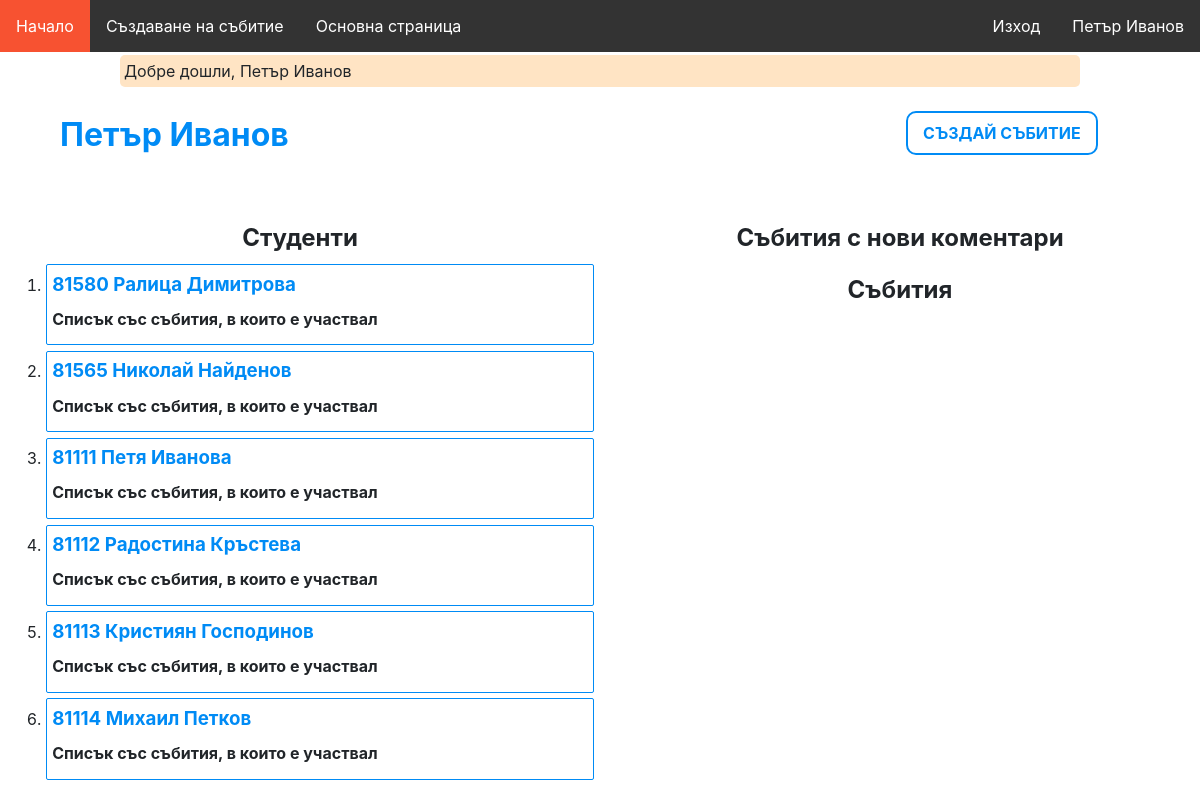
Screenshot of /dashboard (signed in) with the database file from the repository.
### tables this page shows
CREATE TABLE `student` (
  `id` int(11) NOT NULL,
  `first_name` varchar(255) NOT NULL,
  `last_name` varchar(255) NOT NULL,
  `faculty_number` int(11) NOT NULL
);

### app/Services/Auth.php (called while the page is built, shortened)
<?php
class Auth
{
    public static function checkTeacher()
    {
        return array_key_exists('teacherId', $_SESSION) && is_numeric($_SESSION['teacherId']) && !self::checkStudent();
    }
    public static function checkStudent()
    {
        return array_key_exists('fn', $_SESSION) && is_numeric($_SESSION['fn']) && !self::checkTeacher();
    }
    public static function check()
    {
        return self::checkTeacher() || self::checkStudent();
    }
}

### app/routes.php (called while the page is built, shortened)
<?php
$router = new Router();
$router->get('/login', 'AuthController@showLogin');
$router->post('/login', 'AuthController@login');
$router->get('/register', 'AuthController@showRegister');
$router->post('/enter-teacher', 'AuthController@register');
$router->get('/logout', 'AuthController@logout');
$router->get('/studentsLogin', 'AuthController@showStudentsLogin');
$router->post('/studentsLogin', 'AuthController@studentsLogin');
$router->get('/event/create', 'EventsController@create');
$router->post('/event', 'EventsController@store');
$router->get('/event/{id}', 'EventsController@show');
$router->post('/event/{id}/import', 'EventsController@import');
$router->get('/event/{id}/edit', 'EventsController@edit');
$router->put('/event/{id}', 'EventsController@update');
$router->delete('/event/{id}', 'EventsController@delete');
$router->get('/attendance', 'AttendanceController@show');
$router->get('/', 'UsersController@showFrontPage');
$router->post('/front_page', 'HomeController@frontPage_method');
$router->get('/dashboard', 'HomeController@showDashboard');

### core/bootstrap.php (called while the page is built, shortened)
<?php
require_once('helpers.php');
$config['database'] = require_once('../config/database.php');
$config['app'] = require_once('../config/app.php');
require_once('../app/routes.php');

### public/index.php (called while the page is built)
<?php
require_once './../core/bootstrap.php';

### core/Database.php (called while the page is built, shortened)
<?php
class Database
{
    private static $instance = null;
    private function __construct()
    {
        $db = config('database');
        $this->connection = new PDO(
            'mysql:host=' . $db['host'] . ';dbname=' . $db['database'],
            $db['user'],
            $db['password'],
            $db['pdo']
        );
        self::$instance = $this;
    }
    public static function getConnection()
    {
        if (self::$instance == null) {
            self::$instance = new self();
        }
        return self::$instance->connection;
    }
}

### config/database.php (called while the page is built)
<?php
return [
    'host' => 'localhost',
    'database' => 'web-technologies',
    'user' => 'root',
    'password' => '',
    'pdo' => [
        \PDO::ATTR_DEFAULT_FETCH_MODE => \PDO::FETCH_ASSOC,
    ]
];

### config/app.php (called while the page is built)
<?php
return [
    'url' => 'http://web-technologies.devv',
];

### app/Views/dashboard.php (the view, shortened to what this page needs)
<?php require_once('includes/header.php'); ?>
<link rel="stylesheet" href="/dashboard.css">
<main>
    <div id="header">
        <?php if (\App\Services\Auth::checkTeacher()) : ?>
            <h1 id="name">
                <?= $_SESSION['firstName'] . ' ' . $_SESSION['lastName'] ?>
            </h1>
        <?php endif; ?>
        <div id="buttons">
            <?php if (\App\Services\Auth::checkTeacher()) : ?>
                <a href="/event/create" id="createEventBtn">
                    Създай събитие
                </a>
            <?php endif; ?>
        </div>
        <hr>
    </div>
    <section id="eventsStatistics">
        <?php if (\App\Services\Auth::checkTeacher()) : ?>
            <h2>
                Събития с нови коментари
            </h2>
        <h2>
            Събития
        </h2>
        <?php endif; ?>
    </section>
    <section id="studentsStatistics">
        <h2>Студенти</h2>
        <ol id="studentsList">
            <?php foreach ($data['students'] as $student) : ?>
                <li class="student">
                    <h3>
                        <?php
                        echo $student['faculty_number'] . ' ';
                        echo $student['first_name'] . ' ';
                        echo $student['last_name'];
                        ?>
                        </h3>
                        <h4>Списък със събития, в които е участвал</h4>
                </li>
            <?php endforeach; ?>
        </ol>
    </section>
</main>
</body>
</html>
<?php require_once('includes/footer.php'); ?>

### core/Router.php (shortened to what this page needs)
<?php
class Router
{
    protected $pathSegments;
    protected $requestPathSegments;
    public function __construct()
    {
        $this->requestPathSegments = explode(
            '/',
            explode('?', $_SERVER['REQUEST_URI'])[0]
        );
    }
    public function get(string $path, string $controller): void
    {
        $this->handleRequest($path, $controller, 'GET');
    }
    public function handleRequest(string $path, string $controller, string $httpMethod): void
    {
        [$controllerName, $method] = explode(self::SEPARATOR, $controller);
        if ($this->pathMatches() && $this->methodMatches($httpMethod)) {
            $controllerClassName = "\App\Controllers\\$controllerName";
            $this->executeWithExceptionHandling($controllerClassName, $method, $path);
        }
    }
    protected function executeWithExceptionHandling($controllerClassName, $method, $path)
    {
        try {
            (new $controllerClassName())->$method(
                ...$this->extractRouteParams($path)
            );
        } catch (NotFoundException $exception) {
            view('core/exceptions/not-found-exception', [
                'exception' => $exception
            ]);
        } catch (PDOException $exception) {
            view('core/exceptions/database-exception', [
                'exception' => $exception
            ]);
        } catch (Exception $exception) {
            view('core/exceptions/general-exception', [
                'exception' => $exception
            ]);
        }
    }
    protected function setPathSegments(string $path): void
    {
        $this->pathSegments = explode('/', $path);
    }
    protected function methodMatches(string $method): bool
    {
        return strtolower($_SERVER['REQUEST_METHOD']) === strtolower($method);
    }
    protected function pathMatches(): bool
    {
        $pathSegmentsCount = count($this->pathSegments);
        if ($pathSegmentsCount !== count($this->requestPathSegments)) {
            return false;
        }
        for ($i = 0; $i < $pathSegmentsCount; $i++) {
            if (
                $this->pathSegments[$i] !== $this->requestPathSegments[$i] &&
                !preg_match(self::PARAM_REGEX, $this->pathSegments[$i])
            ) {
                return false;
            }
        }
        return true;
    }
    protected function extractRouteParams(string $path): array
    {
        $result = [];
        return $result;
    }
}

### app/Controllers/HomeController.php (shortened to what this page needs)
<?php
class HomeController
{
    public function showDashboard()
    {
        if (\App\Services\Auth::checkTeacher()){
            $eventsWithPendingCommentsQuery = \App\Models\Comment::extractEventsWithPendingComments($_SESSION['teacherId']);
            if (
                $eventsWithPendingCommentsQuery["successfullyExecuted"] == true &&
                $eventsWithPendingCommentsQuery["thereAreEvents"] == true
            ) {
                $eventsWithPendingComments = $eventsWithPendingCommentsQuery['eventsWithPendingComments'];
            } else {
                $eventsWithPendingComments = [];
            }
            $eventsWithoutPendingCommentsQuery = \App\Models\Comment::extractEventsWithoutPendingComments($_SESSION['teacherId']);
            if (
                $eventsWithoutPendingCommentsQuery["successfullyExecuted"] == true &&
                $eventsWithoutPendingCommentsQuery["thereAreEvents"] == true
            ) {
                $eventsWithoutPendingComments = $eventsWithoutPendingCommentsQuery['eventsWithoutPendingComments'];
            } else {
                $eventsWithoutPendingComments = [];
            }
        }
        $events = Auth::checkTeacher()
            ? Event::getManyWithAttendance([
                'teacher_id' => $_SESSION['teacherId'],
            ])
            : [];
        $sql = "SELECT * FROM student";
        $preparedStmt = \Core\Database::getConnection()->prepare($sql);
        $preparedStmt->execute();
        $students = $preparedStmt->fetchAll();
        if (\App\Services\Auth::checkTeacher()){
            view('dashboard', [
                'events' => $events,
                'eventsWithPendingComments' => $eventsWithPendingComments,
                'eventsWithoutPendingComments' => $eventsWithoutPendingComments,
                'students' => $students
            ]);
        }
    }
}

### app/Views/includes/header.php (shortened to what this page needs)
<!DOCTYPE html>
<html lang="en">
<head>
    <link rel="stylesheet" href="/Bootstrap/css/bootstrap-reboot.min.css">
    <link rel="stylesheet" href="/Bootstrap/css/bootstrap-grid.min.css">
    <link rel="stylesheet" href="/navbar.css">
    <link rel="stylesheet" href="/css/app.css">
</head>
<body>
    <ul id="nav_ul">
        <li class="nav_li1" id="li1"><a href="/">Начало</a></li>
        <?php if (App\Services\Auth::checkTeacher()) : ?>
            <li class="nav_li1" id="li2"><a href="/event/create">Създаване на събитие</a></li>
            <li class="nav_li1" id="li3"><a href="/dashboard">Основна страница</a></li>
        <?php endif ?>
        <?php if (App\Services\Auth::check()) : ?>
            <?php if (App\Services\Auth::checkTeacher()) : ?>
                <li class="nav_li2" id="li5"><a href="#"><?= $_SESSION['firstName'] . '  ' . $_SESSION['lastName'] ?></a></li>
            <?php else : ?>
                <li class="nav_li2" id="li5"><a href="#"><?= $_SESSION['fn'] ?></a></li>
            <?php endif ?>
            <li class="nav_li2" id="li6"><a href="/logout">Изход</a></li>
        <?php else : ?>
            <li class="nav_li2" id="li5"><a href="/login">Вход</a></li>
            <li class="nav_li2" id="li6"><a href="/register">Регистрация</a></li>
        <?php endif ?>
    </ul>
    <div class="flash-message"><?= sessionFlash('message') ?></div>

### core/helpers.php (shortened to what this page needs)
<?php
function view(string $name, array $data = [])
{
    require_once("./../app/Views/$name.php");
    die;
}
function config($name)
{
    global $config;
    return $config[$name];
}
function sessionFlash($message)
{
    if (array_key_exists($message, $_SESSION)) {
        echo p($_SESSION[$message]);
    }
}
function p($text)
{
    return htmlspecialchars($text);
}

### app/Views/includes/footer.php
</body>
</html>

### public/navbar.css (style rules this page uses)
#nav_ul { list-style-type: none; margin: 0; padding: 0; overflow: hidden; background-color: #333; width: 100%; margin: 0 auto; }
.nav_li1 { display: inline; float:left; }
.nav_li2 { display: inline; float:right; }
.nav_li1 a, .nav_li2 a { display: block; color: white; text-align: center; padding: 14px 16px; text-decoration: none; }

### public/css/app.css (style rules this page uses)
ul { list-style-type: none; width: 100%; }
a { text-decoration: none; }
hr { padding: 0; border: 0; height: 1px; }
.flash-message { width: 80%; border-radius: 5px; background-color: bisque; padding: 4px; margin-top: 3px; margin-bottom: 3px; margin-right: auto; margin-left: auto; }

### public/dashboard.css (style rules this page uses)
#header { margin-left: 5%; margin-right: 5%; margin-top: 2%; margin-bottom: 2%; overflow:hidden; }
#name { display: inline-block; color: rgb(0, 139, 245); }
#buttons { display: flex; float: right; margin-right: 3%; }
#createEventBtn { margin: 0px 10px; padding: 8px 15px; background: white; color: rgb(0, 139, 245); text-transform: uppercase; font-weight: bold; border: 2px solid rgb(0, 139, 245); border-radius: 10px; outline: none; }
#eventsStatistics { display: inline-block; width: 50%; float: right; padding-top: 1%; text-align: center; }
#studentsStatistics { display: inline-block; width: 50%; float: left; padding-top: 1%; text-align: center; }
#studentsStatistics li { margin: 1%; padding: 1%; border: 1px solid rgb(0, 139, 245); border-radius: 2px; text-align: left; }
h3 { color: rgb(0, 139, 245); }

### rows the page displays
student: faculty_number "81580", first_name "Ралица", last_name "Димитрова"
student: faculty_number "81565", first_name "Николай", last_name "Найденов"
student: faculty_number "81111", first_name "Петя", last_name "Иванова"
student: faculty_number "81112", first_name "Радостина", last_name "Кръстева"
student: faculty_number "81113", first_name "Кристиян", last_name "Господинов"
student: faculty_number "81114", first_name "Михаил", last_name "Петков"

### other values shown
$_SESSION['firstName'] "Петър"
$_SESSION['lastName'] "Иванов"
p($_SESSION[$message]) "Добре дошли, Петър Иванов"
